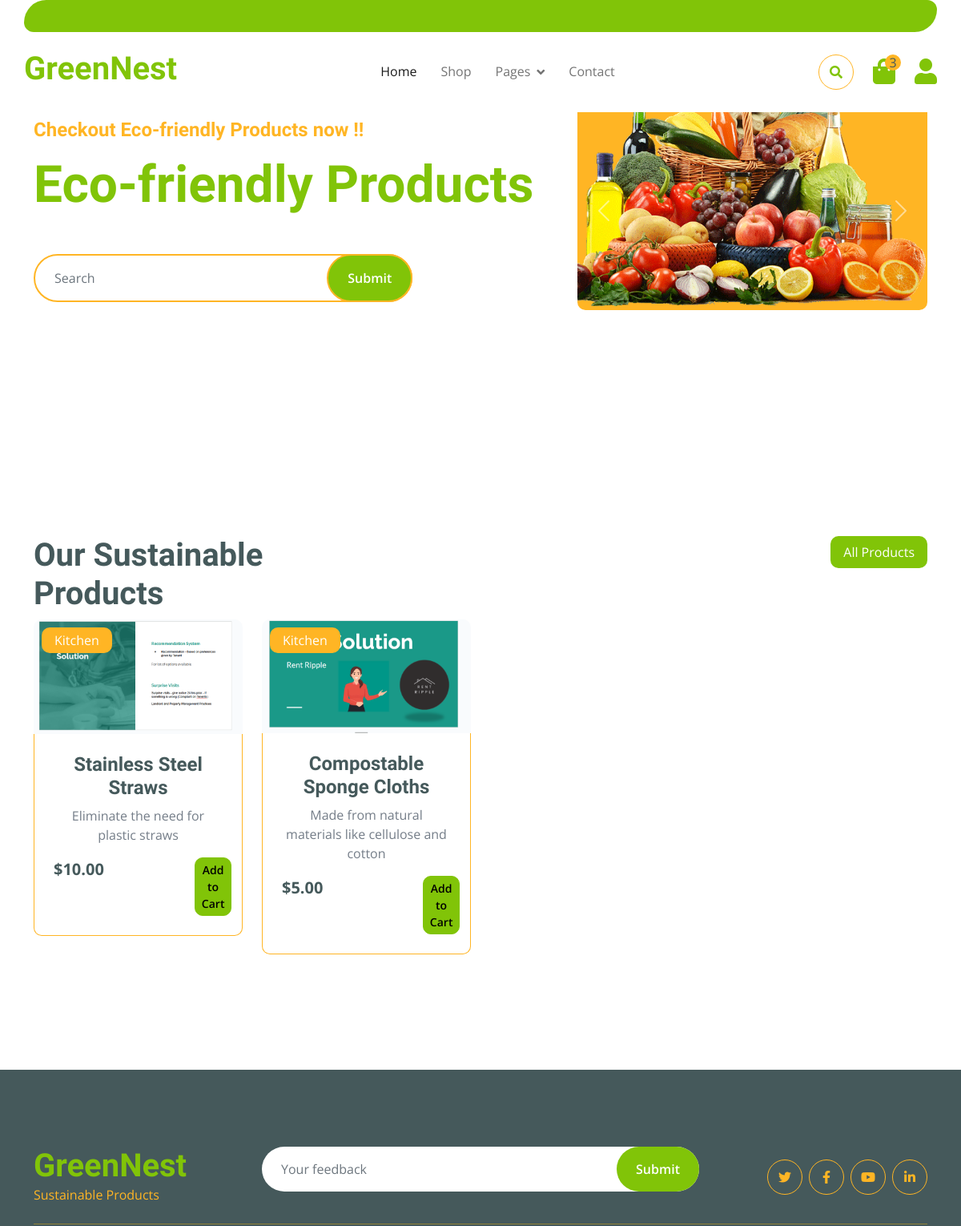
The app's page / (upper part), older data.
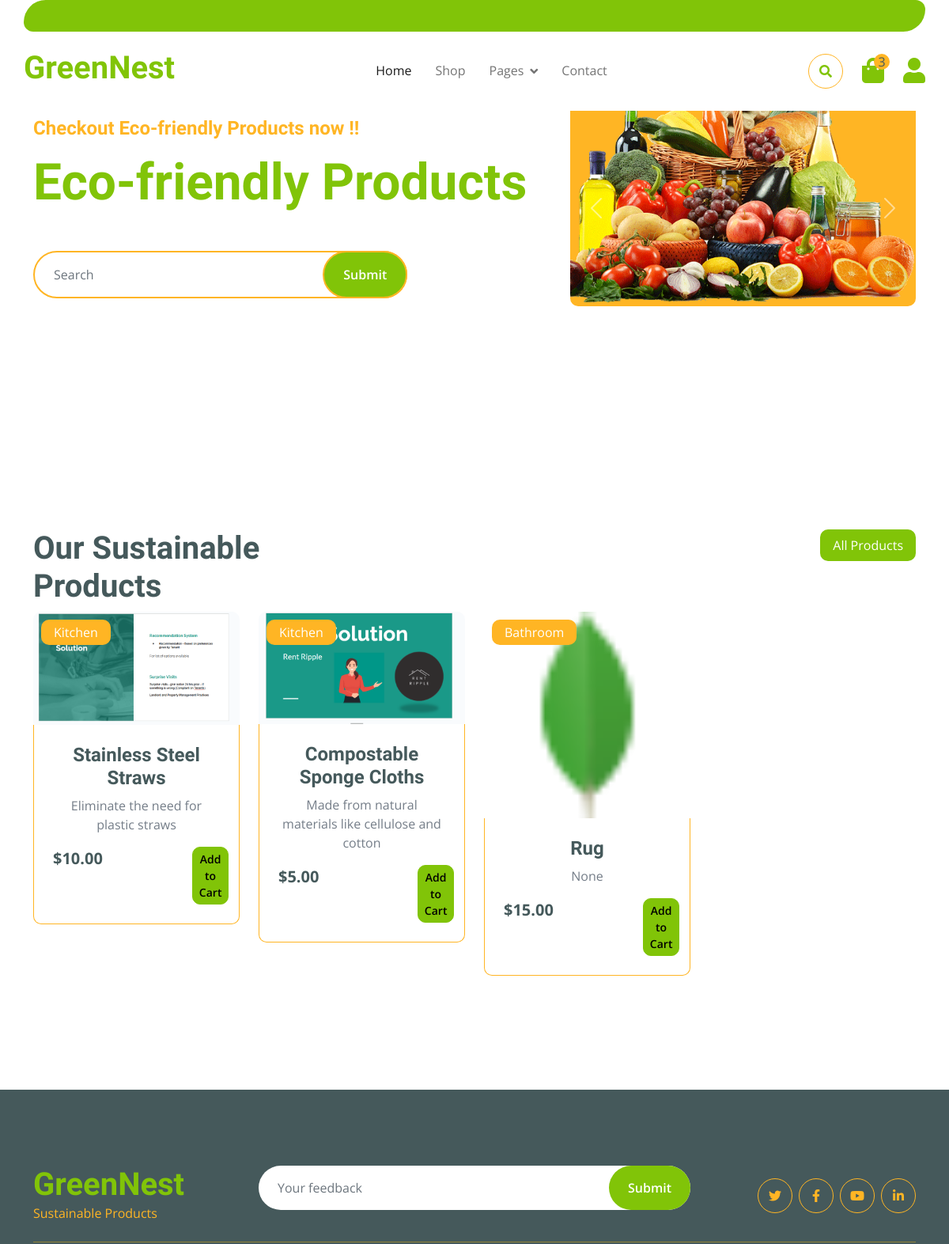
The same page, newer data.
### landingPage/models.py (models this page shows, shortened)
class Product(models.Model):
    name = models.CharField(max_length=255)
    description = models.TextField(default='')
    price = models.DecimalField(max_digits=10, decimal_places=2)
    category = models.ForeignKey(Category, on_delete=models.CASCADE, related_name='products', default=1)
    stock = models.PositiveIntegerField(default=100)
    image = models.ImageField(upload_to='products/images/')
    brand = models.CharField(max_length=255, default='')
    date_added = models.DateTimeField(default=timezone.now)
    last_updated = models.DateTimeField(auto_now=True)
    discount_price = models.DecimalField(max_digits=10, decimal_places=2, null=True, blank=True)
    expiration_date = models.DateField(default=one_year_from_today)
    rating = models.PositiveIntegerField(validators=[validate_rating], null=True, blank=True)

class Category(models.Model):
    name = models.CharField(max_length=100)

### landingPage/views.py (the view)
# urls.py: path('', views.index, name='index'),
def index(request):
    products = Product.objects.all()
    return render(request, 'landingPage/index.html', {'products' : products})

### landingPage/templates/landingPage/index.html (shortened to what the changed rows need)
{% extends 'landingPage/base.html' %}
{% load static %}
{% block content %}
    <div class="container-fluid py-5 mb-5 hero-header">
        <div class="container py-5">
            <div class="row g-5 align-items-center">
                <div class="col-md-12 col-lg-7">
                    <h1 class="mb-5 display-3 text-primary">Eco-friendly Products</h1>
                </div>
            </div>
        </div>
    </div>
    <div class="container-fluid fruite py-5">
        <div class="container py-5">
            <div class="tab-class text-center">
                <div class="row g-4">
                    <div class="col-lg-4 text-start">
                        <h1>Our Sustainable Products</h1>
                    </div>
                </div>
                <div class="tab-content">
                    <div class="row g-4">
                        {% for product in products %}
                        <div class="col-md-6 col-lg-4 col-xl-3">
                            <div class="rounded position-relative fruite-item">
                                <div class="fruite-img">
                                    <img src="{{ product.image.url }}" class="img-fluid w-100 rounded-top" alt="{{ product.name }}">
                                </div>
                                <div class="text-white bg-secondary px-3 py-1 rounded position-absolute" style="top: 10px; left: 10px;">{{ product.category.name }}</div>
                                <div class="p-4 border border-secondary border-top-0 rounded-bottom">
                                    <h4>{{ product.name }}</h4>
                                    <p>{{ product.description }}</p>
                                    <div class="d-flex justify-content-between flex-lg-wrap">
                                        <p class="text-dark fs-5 fw-bold mb-0">${{ product.price|floatformat:"2" }}</p>
                                        {% if product in request.session.cart %}
                                            <form action="" class="col-2" method="post">
                                                {% csrf_token %}
                                                <input type="hidden" name="product_id" value="{{ product.id }}">
                                                <button type="submit" class="btn btn-danger btn-sm">Remove</button>
                                            </form>
                                        {% else %}
                                            <form action="" class="col-2" method="post">
                                                <button type="submit" class="btn btn-primary btn-sm">Add to Cart</button>
                                            </form>
                                        {% endif %}
                                    </div>
                                </div>
                            </div>
                        </div>
                        {% endfor %}
                    </div>
                </div>
            </div>
        </div>
    </div>
{% endblock %}

Row changes from the older to the newer data that the page shows:
added Product: image (picture), category.name "Bathroom", name "Rug", description "None", price "15.00"
